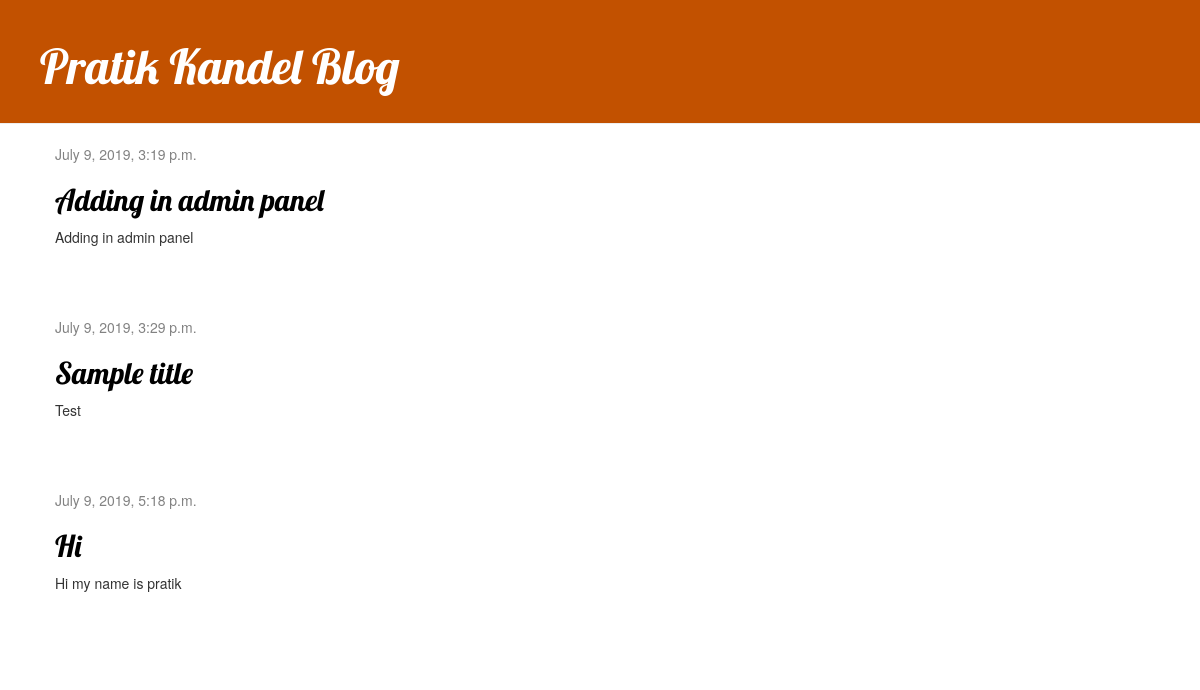
The page / on the database its author committed.
### blog/models.py (models this page shows, shortened)
class Post(models.Model):
    author = models.ForeignKey(settings.AUTH_USER_MODEL, on_delete=models.CASCADE)
    title = models.CharField(max_length=200)
    text = models.TextField()
    created_date = models.DateTimeField(default=timezone.now)
    published_date = models.DateTimeField(blank=True, null=True)

### blog/views.py (the view)
# urls.py: path('', views.post_list, name='post_list'),
def post_list(request):
    posts = Post.objects.filter(published_date__lte=timezone.now()).order_by('published_date')
    return render(request, 'blog/post_list.html', {'posts': posts})

### blog/templates/blog/post_list.html (shortened to what this page needs)
<!DOCTYPE html>
{% extends 'blog/base.html' %}
{% load static %}
                {% block content %}
                    {% for post in posts %}
                    <div class="post">
                        <div class="date">
                            {{ post.published_date }}
                        </div>
                       <h2><a href="{% url 'post_detail' pk=post.pk %}">{{ post.title }}</a></h2>
                        <p>{{ post.text|linebreaksbr }}</p>
                    </div>
                {% endfor %}
                {% endblock %}

### blog/templates/blog/base.html (shortened to what this page needs)
<!DOCTYPE html>
{% load static %}
<html lang="en">
<head>
        <link rel="stylesheet" href="//maxcdn.bootstrapcdn.com/bootstrap/3.2.0/css/bootstrap.min.css">
        <link rel="stylesheet" href="//maxcdn.bootstrapcdn.com/bootstrap/3.2.0/css/bootstrap-theme.min.css">
        <link rel="stylesheet" href="{% static 'css/blog.css' %}">
    </head>
    <body>
    <div class="page-header">
        <h1><a href="/">Pratik Kandel Blog</a></h1>
    </div>
    <div class="content container">
        <div class="row">
            <div class="col-md-8">
            {% block content %}
            {% endblock %}
            </div>
        </div>
    </div>
</body>
</html>

### blog/static/css/blog.css (style rules this page uses)
.page-header { background-color: #C25100; margin-top: 0; padding: 20px 20px 20px 40px; }
.page-header h1, .page-header h1 a, .page-header h1 a:visited, .page-header h1 a:active { color: #ffffff; font-size: 36pt; text-decoration: none; }
.content { margin-left: 40px; }
h1, h2, h3, h4 { font-family: 'Lobster', cursive; }
.date { color: #828282; }
.post { margin-bottom: 70px; }
.post h2 a, .post h2 a:visited { color: #000000; }

### rows shown on the page
Post: published_date "July 9, 2019, 3:19 p.m.", title "Adding in admin panel", text "Adding in admin panel"
Post: published_date "July 9, 2019, 3:29 p.m.", title "Sample title", text "Test"
Post: published_date "July 9, 2019, 5:18 p.m.", title "Hi", text "Hi my name is pratik"
